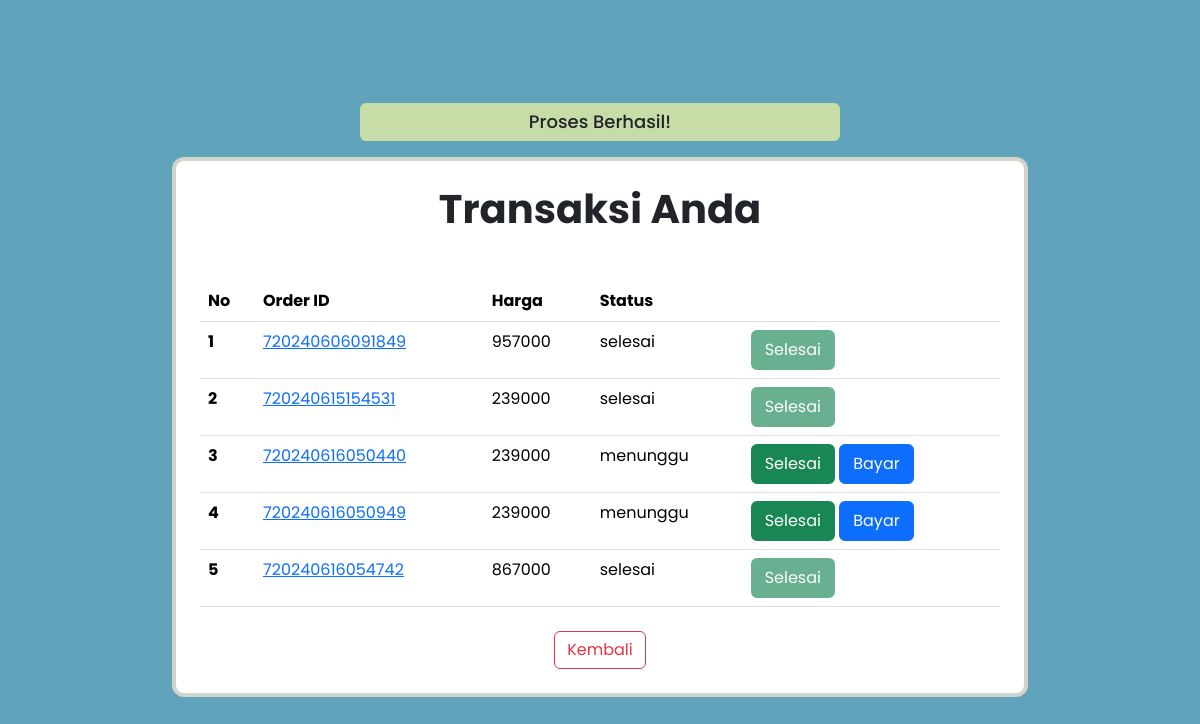
Screenshot of /transaksi.php?ket=success (signed in) with the database file from the repository.
### tables this page shows
CREATE TABLE `order` (
  `order_id` varchar(255) NOT NULL,
  `user_id` int(9) NOT NULL,
  `total_harga` double NOT NULL,
  `status` varchar(15) NOT NULL
);

### transaksi.php (the view, shortened to what this page needs)
<!DOCTYPE html>
<html lang="en">
<head>
  <link href="https://cdn.jsdelivr.net/npm/bootstrap@5.3.2/dist/css/bootstrap.min.css" rel="stylesheet">
</head>
<body>
  <div class="d-flex justify-content-center align-items-center flex-column" style="height: 100vh; background-color: #61A3BA">
  <?php
    if(isset($_GET['ket'])){
      if($_GET['ket'] === 'success'){
        print'<div style="width: 60vh; margin-bottom: 16px; text-align: center; border-radius: 6px; background-color: #C7DCA7;">';
        print'<h5 class="p-2 m-0" style="font-size: 18px;">Proses Berhasil!</h5>';
        print'</div>';
        } else {
          print'<div style="width: 60vh; margin-bottom: 16px; text-align: center; border-radius: 6px; background-color: #f7dddc;">';
          print'<h5 class="p-2 m-0" style="font-size: 18px;">Proses Gagal!</h5>';
          print'</div>';
        }
      }
    ?>
    <div class="d-flex justify-content-center p-4 flex-column" style="border: 4px solid #D0D4CA; border-radius: 12px; background-color: white;">
      <h1 class="text-center mb-5"><b>Transaksi Anda</b></h1>
      <table class="table" style="width: 100vh;">
        <thead>
          <tr>
            <th scope="col">No</th>
            <th scope="col">Order ID</th>
            <th scope="col">Harga</th>
            <th scope="col">Status</th>
            <th scope="col"></th>
          </tr>
        </thead>
        <tbody>
          <?php
            include 'koneksi.php';
            $username = $_SESSION['username'];
            $sql_username = "SELECT * FROM user WHERE username = '$username'";
            $data_user = mysqli_query($connect, $sql_username) or die(mysqli_error($connect));
            while($row = $data_user->fetch_object()){
              $id_user = $row->user_id;
            }
            $sql = "SELECT * FROM `order` WHERE user_id=$id_user";
            $data = mysqli_query($connect, $sql)or die(mysqli_error($connect));
            $count=1;
            while($row = $data->fetch_object()){
              if($row->status=="selesai") {
                $disable = "disabled";
              } else {
                $disable = "";
              }
              if($row->status!="menunggu"){
                $display = "d-none";
              } else {
                $display = "";
              }
          ?>
          <tr>
            <th scope="row"><?php print $count++; ?></th>
            <td><a href="./product_order.php?order_id=<?=$row->order_id?>"><?=$row->order_id?></a></td>
            <td><?=$row->total_harga?></td>
            <td><?=$row->status?></td>
            <td>
              <a href="./selesai.php?order_id=<?=$row->order_id?>" class="btn btn-success border-2 <?=$disable?>" onClick="return confirm('Apakah anda yakin menyelesaikan transaksi??')">Selesai</a>
              <a href="./qris.php" class="btn btn-primary border-2 <?=$display?>">Bayar</a>
            </td>
          </tr>
          <?php } ?>
        </tbody>
      </table>
      <div class="d-flex align-items-center flex-column">
        <a href="index.php" class="mt-2 d-flex justify-content-center text-decoration-none">
          <button type="submit" class="btn btn-outline-danger loga">Kembali</button>
        </a>
      </div>
    </div>
  </div>
</body>
</html>

### transaksi.php (style rules this page uses)
body { font-family: 'Poppins', sans-serif; }

### rows the page displays
order: order_id "720240606091849", total_harga "957000", status "selesai"
order: order_id "720240615154531", total_harga "239000", status "selesai"
order: order_id "720240616050440", total_harga "239000", status "menunggu"
order: order_id "720240616050949", total_harga "239000", status "menunggu"
order: order_id "720240616054742", total_harga "867000", status "selesai"
